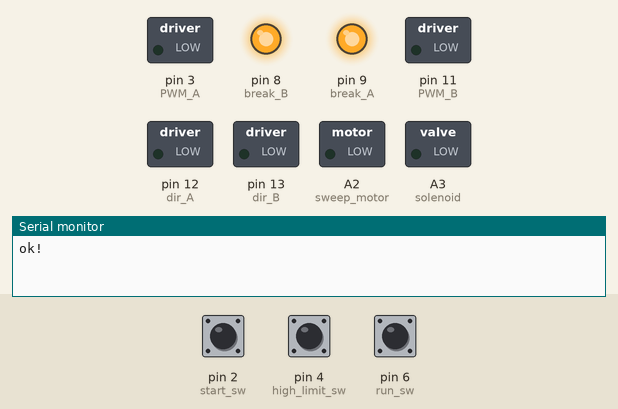
This sketch was run on a simulated Arduino Uno, built with avr-gcc and run on an emulated ATmega328P. Parts: switched loads named in the sketch (green lamp = pin HIGH), output pins drawn as LEDs (lit = HIGH), the last lines printed to the serial monitor. The inputs (shaded band) are chosen by the test bench; at power-on: pin 2 (start_sw) HIGH, pin 4 (high_limit_sw) HIGH, pin 6 (run_sw) HIGH.

Above: at 1.2 s.
1.3 s: pin 2 (start_sw) pulled LOW for 0.15 s
At 2.6 s:
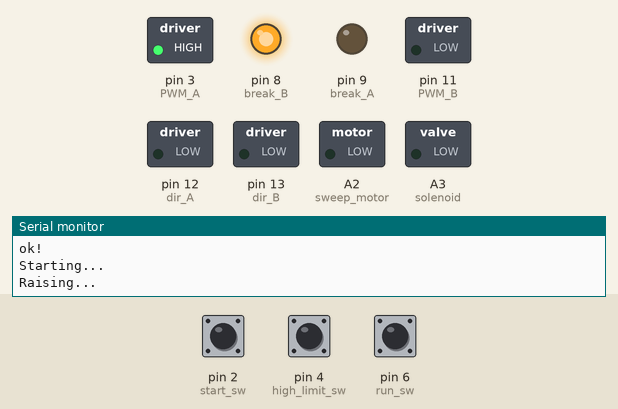
3.1 s: pin 4 (high_limit_sw) pulled LOW for 0.15 s
At 3.7 s:
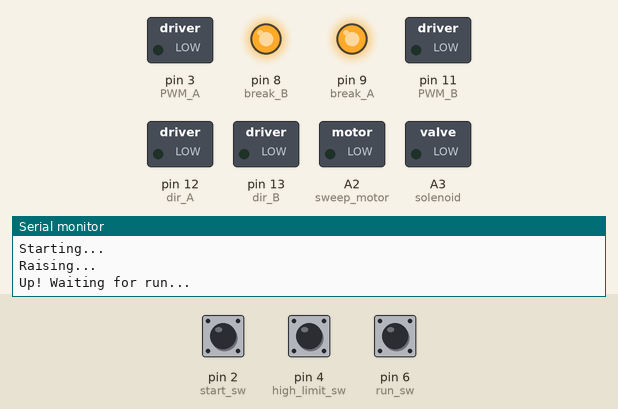
Timing chart, 0 to 6.1 s (numbered marks = the images above; inputs shaded):
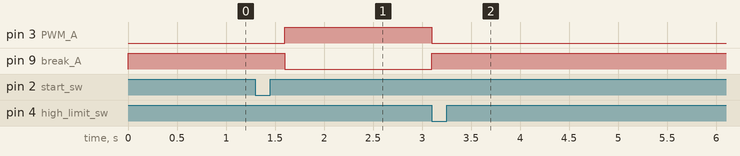

The sketch:

pabyggnad2.ino
```cpp
/*
Function    Ch.A  Ch.B
Direction   D12   D13
PWM         D3    D11
Brake       D9    D8
Curr.sns    A0    A1

Puls w.     D10
Int. high   D7
Int. low    D6
*/


#define break_A         9
#define break_B         8
#define PWM_A           3
#define PWM_B           11
#define dir_A           12
#define dir_B           13
#define sens_A          A0
#define sens_B          A1

#define dir_down        1
#define dir_up          0
#define break_off       0
#define break_on        1

#define high_limit_sw   4
#define low_limit_sw    5

#define sweep_motor     A2
#define solenoid        A3

#define start_sw        2
#define run_sw          6
#define done_sw         7

typedef enum {
  stopped = 0,
  start = 1,
  raising = 2,
  lowering = 3,
  up = 4,
  down = 5,
  sweeping = 6,
  done = 7,
  dropping = 8,
  ending = 9
} state_t;

volatile uint8_t flag = 0;
volatile state_t state = stopped;

void start_sw_handler() {
  state = start;
}


void setup() {
  pinMode(break_A, OUTPUT);
  pinMode(break_B, OUTPUT);
  pinMode(PWM_A, OUTPUT);
  pinMode(PWM_B, OUTPUT);
  pinMode(dir_A, OUTPUT);
  pinMode(dir_B, OUTPUT);

  digitalWrite(break_A, break_on);
  digitalWrite(break_B, break_on);
  analogWrite(PWM_A, 0);
  analogWrite(PWM_B, 0);

  pinMode(high_limit_sw, INPUT_PULLUP);
  pinMode(low_limit_sw, INPUT_PULLUP);

  pinMode(sweep_motor, OUTPUT);
  digitalWrite(sweep_motor, LOW);

  pinMode(solenoid, OUTPUT);
  digitalWrite(solenoid, LOW);

  pinMode(start_sw, INPUT_PULLUP);
  //attachInterrupt(digitalPinToInterrupt(start_sw), start_sw_handler, FALLING);

  pinMode(run_sw, INPUT_PULLUP);

  pinMode(done_sw, INPUT_PULLUP);

  Serial.begin(115200);
  Serial.println("ok!");
}

void loop() {
  switch(state) {
    case stopped:
      if(digitalRead(start_sw) == LOW) {
        Serial.println("Starting...");
        state = start;
      }
      break;
    case start:
      Serial.println("Raising...");
      delay(300);
      digitalWrite(dir_A, dir_up);
      digitalWrite(break_A, break_off);
      analogWrite(PWM_A, 255);
      state = raising;
      break;
    case raising:
      if(digitalRead(high_limit_sw) == LOW) {
        digitalWrite(break_A, break_on);
        analogWrite(PWM_A, 0);
        Serial.println("Up! Waiting for run...");
        delay(300);
        state = up;
      }
      break;
    case up:
      if(digitalRead(run_sw) == LOW) {
        Serial.println("Lowering...");
        delay(300);
        digitalWrite(dir_A, dir_down);
        digitalWrite(break_A, break_off);
        analogWrite(PWM_A, 255);
        state = lowering;
      }
      break;
    case lowering:
      if(digitalRead(low_limit_sw) == LOW) {
        digitalWrite(break_A, break_on);
        analogWrite(PWM_A, 0);
        digitalWrite(sweep_motor, HIGH);
        Serial.println("Down! Sweeping...");
        state = sweeping;
      }
      break;
    case sweeping:
      if(digitalRead(done_sw) == LOW) {
        digitalWrite(sweep_motor, LOW);
        Serial.println("Done sweeping");
        digitalWrite(dir_A, dir_up);
        digitalWrite(break_A, break_off);
        analogWrite(PWM_A, 255);
        state = done;
      }
      break;
    case done:
      if(digitalRead(high_limit_sw) == LOW) {
        digitalWrite(break_A, break_on);
        analogWrite(PWM_A, 0);
        Serial.println("Up! Dropping off...");
        delay(300);
        state = dropping;
      }
      break;
    case dropping:
      digitalWrite(solenoid, HIGH);
      delay(100);
      digitalWrite(solenoid, LOW);
      Serial.println("Ending...");
      state = ending;
      break;
    case ending:
      break;
    default:
      break;
  }


}
```

Measured:
- after the input at 1.3 s, pin 3 (PWM_A): LOW → HIGH after 0.30 s; pin 9 (break_A): HIGH → LOW after 0.30 s
- after the input at 3.1 s, pin 3 (PWM_A): HIGH → LOW at once; pin 9 (break_A): LOW → HIGH at once
